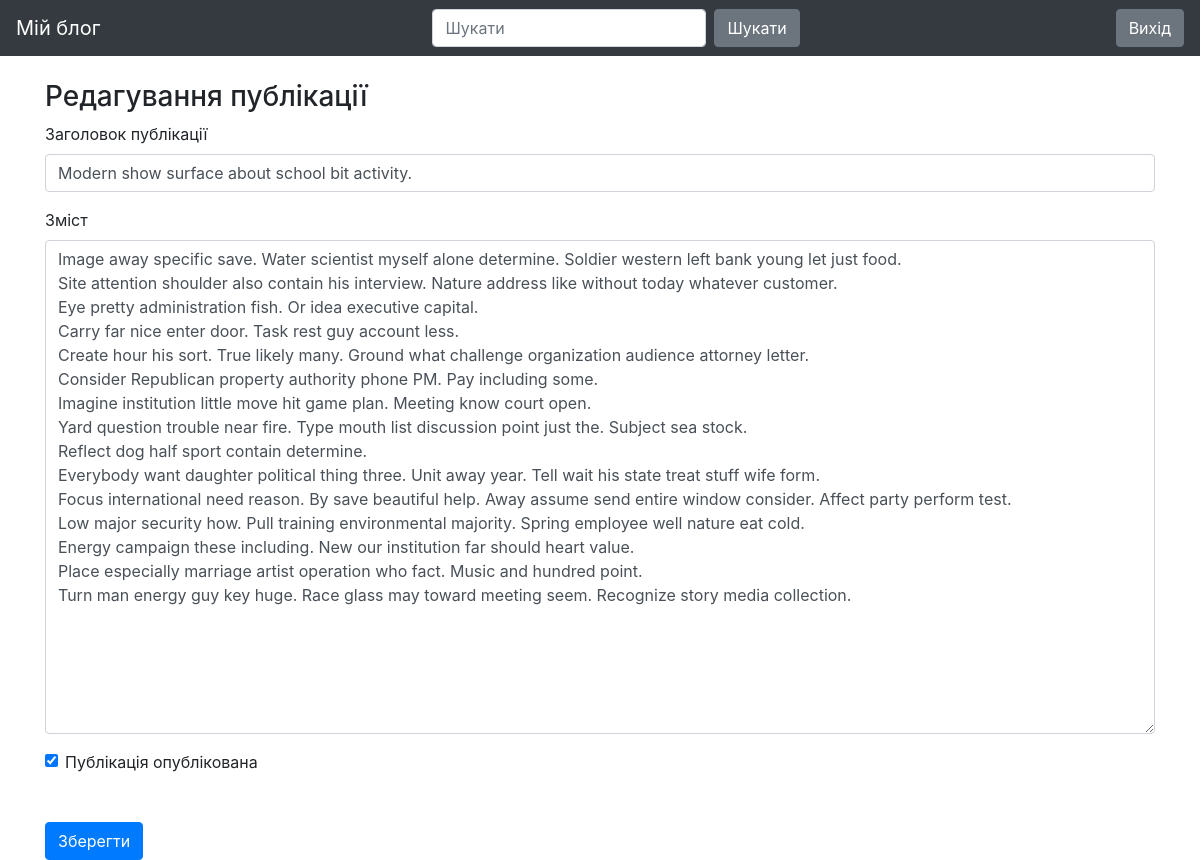
Page /post/7 (signed in) on the committed database.
### blog/models.py (models this page shows)
class Entry(db.Model):
   id = db.Column(db.Integer, primary_key=True)
   title = db.Column(db.String(80), nullable=False)
   body = db.Column(db.Text, nullable=False)
   pub_date = db.Column(db.DateTime, nullable=False,
       default=datetime.datetime.utcnow)
   is_published = db.Column(db.Boolean, default=False)

### blog/routes.py (the view, shortened to what this page needs)
@app.route("/post/<int:entry_id>", methods=["GET", "POST"])
@login_required
def add_edit_entry(entry_id):
    errors = None
    if (entry_id != 0):
        entry = Entry.query.filter_by(id=entry_id).first_or_404()
        form = EntryForm(obj=entry)
        form_header = "Редагування публікації"
    return render_template("entry_form.html", form=form, errors=errors, form_header=form_header)

### blog/forms.py
class EntryForm(FlaskForm):
   title = StringField('Title', validators=[DataRequired()])
   body = TextAreaField('Content', validators=[DataRequired()])
   is_published = BooleanField('Is Published?')

### blog/routes.py (called while the page is built)
def login_required(view_func):
   @functools.wraps(view_func)
   def check_permissions(*args, **kwargs):
       if session.get('logged_in'):
           return view_func(*args, **kwargs)
       return redirect(url_for('login', next=request.path))
   return check_permissions

### blog/templates/entry_form.html (shortened to what this page needs)
{% extends "base.html" %}
{% block content %}
<h3>
   {{ form_header }}
</h3>
<form action="" method="POST">
   <div class="form-group">
       <label for="title">Заголовок публікації</label>
       {{ form.title(class_="form-control") }}
   </div>
   <div class="form-group">
       <label for="body">Зміст</label>
       {{ form.body(class_="form-control", cols="100", rows="20") }}
   </div>
   <div class="form-check">
       {{ form.is_published(class_="form-check-input") }}
       <label class="form-check-label" for="is_published">Публікація опублікована </label>
   </div>
   <button type="submit" class="btn btn-primary mt-5">Зберегти</button>
</form>
{% endblock %}

### blog/templates/base.html (style rules this page uses)
body { padding-top: 5rem; }

### rows in the picture
Entry: title "Modern show surface about school bit activity.", body "Image away specific save. Water scientist myself alone determine. Soldier western left bank young let just food. Site attention shoulder also contain his interview. Nature address like without today whatever customer. Eye pretty administration fish. Or idea executive capital. Carry far nice enter door. Task rest guy account less. Create hour his sort. True likely many. Ground what challenge organization audience attorney letter. Consider Republican property authority phone PM. Pay including some. Imagine institution little move hit game plan. Meeting know court open. Yard question trouble near fire. Type mouth list discussion point just the. Subject sea stock. Reflect dog half sport contain…", is_published "☑"
